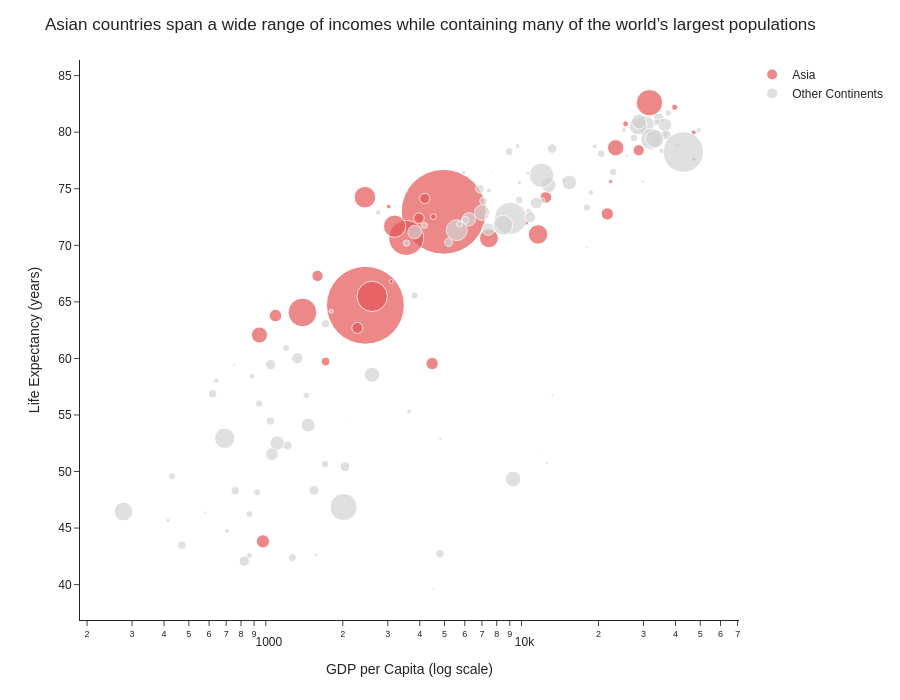

The notebook cell saved with this chart:
### Markdown cell above
## Task 2 — Bubble chart: tell a story

**What to build:** A bubble chart (full 2007 dataset, all countries) where:
- x = GDP per capita (log scale)
- y = life expectancy
- size = population
- colour = ONE continent highlighted (your choice), all others grey
- At least one annotation explaining the highlighted group's story

> This is the grey-and-highlight technique applied to a bubble chart.

### Code cell
# Task 2
# YOUR CODE HERE
import pandas as pd
import plotly.express as px

# 2007 data only
gap2007 = df[df['year'] == 2007].copy()

# Create highlight group
gap2007['Highlight'] = gap2007['continent'].apply(
    lambda x: 'Asia' if x == 'Asia' else 'Other Continents'
)

fig = px.scatter(
    gap2007,
    x='gdpPercap',
    y='lifeExp',
    size='pop',
    color='Highlight',
    hover_name='country',
    size_max=60,
    color_discrete_map={
        'Asia': '#E45756',
        'Other Continents': '#D3D3D3'
    }
)

fig.update_layout(
    title='Asian countries span a wide range of incomes while containing many of the world’s largest populations',
    template='simple_white',
    font=dict(family='Arial'),
    xaxis_title='GDP per Capita (log scale)',
    yaxis_title='Life Expectancy (years)',
    height=700,
    legend_title=''
)

# Required: log scale
fig.update_xaxes(type='log')

# Annotation
fig.add_annotation(
    x=5000,
    y=78,
    text='Asia includes several highly populated countries<br>with rapidly improving life expectancy',
    showarrow=True,
    arrowhead=2
)

fig.show()

### Figure 1 — Plotly figure (JSON) as saved in the notebook; plotly's stock layout.template omitted (floating-point values rounded to 4 significant figures)
{"data": [{"hovertemplate": "<b>%{hovertext}</b><br><br>Highlight=Asia<br>gdpPercap=%{x}<br>lifeExp=%{y}<br>pop=%{marker.size}<extra></extra>", "hovertext": ["Afghanistan", "Bahrain", "Bangladesh", "Cambodia", "China", "Hong Kong, China", "India", "Indonesia", "Iran", "Iraq", "Israel", "Japan", "Jordan", "Korea, Dem. Rep.", "Korea, Rep.", "Kuwait", "Lebanon", "Malaysia", "Mongolia", "Myanmar", "Nepal", "Oman", "Pakistan", "Philippines", "Saudi Arabia", "Singapore", "Sri Lanka", "Syria", "Taiwan", "Thailand", "Vietnam", "West Bank and Gaza", "Yemen, Rep."], "legendgroup": "Asia", "marker": {"color": "#E45756", "size": [31889923, 708573, 150448339, 14131858, 1318683096, 6980412, 1110396331, 223547000, 69453570, 27499638, 6426679, 127467972, 6053193, 23301725, 49044790, 2505559, 3921278, 24821286, 2874127, 47761980, 28901790, 3204897, 169270617, 91077287, 27601038, 4553009, 20378239, 19314747, 23174294, 65068149, 85262356, 4018332, 22211743], "sizemode": "area", "sizeref": 366300.0, "symbol": "circle"}, "mode": "markers", "name": "Asia", "orientation": "v", "showlegend": true, "type": "scatter", "x": [974.6, 29800.0, 1391.0, 1714.0, 4959.0, 39720.0, 2452.0, 3541.0, 11610.0, 4471.0, 25520.0, 31660.0, 4519.0, 1593.0, 23350.0, 47310.0, 10460.0, 12450.0, 3096.0, 944.0, 1091.0, 22320.0, 2606.0, 3190.0, 21650.0, 47140.0, 3970.0, 4185.0, 28720.0, 7458.0, 2442.0, 3025.0, 2281.0], "xaxis": "x", "y": [43.83, 75.64, 64.06, 59.72, 72.96, 82.21, 64.7, 70.65, 70.96, 59.55, 80.75, 82.6, 72.53, 67.3, 78.62, 77.59, 71.99, 74.24, 66.8, 62.07, 63.78, 75.64, 65.48, 71.69, 72.78, 79.97, 72.4, 74.14, 78.4, 70.62, 74.25, 73.42, 62.7], "yaxis": "y"}, {"hovertemplate": "<b>%{hovertext}</b><br><br>Highlight=Other Continents<br>gdpPercap=%{x}<br>lifeExp=%{y}<br>pop=%{marker.size}<extra></extra>", "hovertext": ["Albania", "Algeria", "Angola", "Argentina", "Australia", "Austria", "Belgium", "Benin", "Bolivia", "Bosnia and Herzegovina", "Botswana", "Brazil", "Bulgaria", "Burkina Faso", "Burundi", "Cameroon", "Canada", "Central African Republic", "Chad", "Chile", "Colombia", "Comoros", "Congo, Dem. Rep.", "Congo, Rep.", "Costa Rica", "Cote d'Ivoire", "Croatia", "Cuba", "Czech Republic", "Denmark", "Djibouti", "Dominican Republic", "Ecuador", "Egypt", "El Salvador", "Equatorial Guinea", "Eritrea", "Ethiopia", "Finland", "France", "Gabon", "Gambia", "Germany", "Ghana", "Greece", "Guatemala", "Guinea", "Guinea-Bissau", "Haiti", "Honduras", "Hungary", "Iceland", "Ireland", "Italy", "Jamaica", "Kenya", "Lesotho", "Liberia", "Libya", "Madagascar", "Malawi", "Mali", "Mauritania", "Mauritius", "Mexico", "Montenegro", "Morocco", "Mozambique", "Namibia", "Netherlands", "New Zealand", "Nicaragua", "Niger", "Nigeria", "Norway", "Panama", "Paraguay", "Peru", "Poland", "Portugal", "Puerto Rico", "Reunion", "Romania", "Rwanda", "Sao Tome and Principe", "Senegal", "Serbia", "Sierra Leone", "Slovak Republic", "Slovenia", "Somalia", "South Africa", "Spain", "Sudan", "Swaziland", "Sweden", "Switzerland", "Tanzania", "Togo", "Trinidad and Tobago", "Tunisia", "Turkey", "Uganda", "United Kingdom", "United States", "Uruguay", "Venezuela", "Zambia", "Zimbabwe"], "legendgroup": "Other Continents", "marker": {"color": "#D3D3D3", "size": [3600523, 33333216, 12420476, 40301927, 20434176, 8199783, 10392226, 8078314, 9119152, 4552198, 1639131, 190010647, 7322858, 14326203, 8390505, 17696293, 33390141, 4369038, 10238807, 16284741, 44227550, 710960, 64606759, 3800610, 4133884, 18013409, 4493312, 11416987, 10228744, 5468120, 496374, 9319622, 13755680, 80264543, 6939688, 551201, 4906585, 76511887, 5238460, 61083916, 1454867, 1688359, 82400996, 22873338, 10706290, 12572928, 9947814, 1472041, 8502814, 7483763, 9956108, 301931, 4109086, 58147733, 2780132, 35610177, 2012649, 3193942, 6036914, 19167654, 13327079, 12031795, 3270065, 1250882, 108700891, 684736, 33757175, 19951656, 2055080, 16570613, 4115771, 5675356, 12894865, 135031164, 4627926, 3242173, 6667147, 28674757, 38518241, 10642836, 3942491, 798094, 22276056, 8860588, 199579, 12267493, 10150265, 6144562, 5447502, 2009245, 9118773, 43997828, 40448191, 42292929, 1133066, 9031088, 7554661, 38139640, 5701579, 1056608, 10276158, 71158647, 29170398, 60776238, 301139947, 3447496, 26084662, 11746035, 12311143], "sizemode": "area", "sizeref": 366300.0, "symbol": "circle"}, "mode": "markers", "name": "Other Continents", "orientation": "v", "showlegend": true, "type": "scatter", "x": [5937.0, 6223.0, 4797.0, 12780.0, 34440.0, 36130.0, 33690.0, 1441.0, 3822.0, 7446.0, 12570.0, 9066.0, 10680.0, 1217.0, 430.1, 2042.0, 36320.0, 706.0, 1704.0, 13170.0, 7007.0, 986.1, 277.6, 3633.0, 9645.0, 1545.0, 14620.0, 8948.0, 22830.0, 35280.0, 2082.0, 6025.0, 6873.0, 5581.0, 5728.0, 12150.0, 641.4, 690.8, 33210.0, 30470.0, 13210.0, 752.7, 32170.0, 1328.0, 27540.0, 5186.0, 942.7, 579.2, 1202.0, 3548.0, 18010.0, 36180.0, 40680.0, 28570.0, 7321.0, 1463.0, 1569.0, 414.5, 12060.0, 1045.0, 759.3, 1043.0, 1803.0, 10960.0, 11980.0, 9254.0, 3820.0, 823.7, 4811.0, 36800.0, 25190.0, 2749.0, 619.7, 2014.0, 49360.0, 9809.0, 4173.0, 7409.0, 15390.0, 20510.0, 19330.0, 7670.0, 10810.0, 863.1, 1598.0, 1712.0, 9787.0, 862.5, 18680.0, 25770.0, 926.1, 9270.0, 28820.0, 2602.0, 4513.0, 33860.0, 37510.0, 1107.0, 883.0, 18010.0, 7093.0, 8458.0, 1056.0, 33200.0, 42950.0, 10610.0, 11420.0, 1271.0, 469.7], "xaxis": "x", "y": [76.42, 72.3, 42.73, 75.32, 81.23, 79.83, 79.44, 56.73, 65.55, 74.85, 50.73, 72.39, 73.0, 52.3, 49.58, 50.43, 80.65, 44.74, 50.65, 78.55, 72.89, 65.15, 46.46, 55.32, 78.78, 48.33, 75.75, 78.27, 76.49, 78.33, 54.79, 72.23, 74.99, 71.34, 71.88, 51.58, 58.04, 52.95, 79.31, 80.66, 56.73, 59.45, 79.41, 60.02, 79.48, 70.26, 56.01, 46.39, 60.92, 70.2, 73.34, 81.76, 78.89, 80.55, 72.57, 54.11, 42.59, 45.68, 73.95, 59.44, 48.3, 54.47, 64.16, 72.8, 76.19, 74.54, 71.16, 42.08, 52.91, 79.76, 80.2, 72.9, 56.87, 46.86, 80.2, 75.54, 71.75, 71.42, 75.56, 78.1, 78.75, 76.44, 72.48, 46.24, 65.53, 63.06, 74.0, 42.57, 74.66, 77.93, 48.16, 49.34, 80.94, 58.56, 39.61, 80.88, 81.7, 52.52, 58.42, 69.82, 73.92, 71.78, 51.54, 79.42, 78.24, 76.38, 73.75, 42.38, 43.49], "yaxis": "y"}], "layout": {"annotations": [{"arrowhead": 2, "showarrow": true, "text": "Asia includes several highly populated countries<br>with rapidly improving life expectancy", "x": 5000, "y": 78}], "font": {"family": "Arial"}, "height": 700, "legend": {"itemsizing": "constant", "title": {"text": ""}, "tracegroupgap": 0}, "margin": {"t": 60}, "title": {"text": "Asian countries span a wide range of incomes while containing many of the world’s largest populations"}, "xaxis": {"anchor": "y", "domain": [0, 1], "title": {"text": "GDP per Capita (log scale)"}, "type": "log"}, "yaxis": {"anchor": "x", "domain": [0, 1], "title": {"text": "Life Expectancy (years)"}}}}
